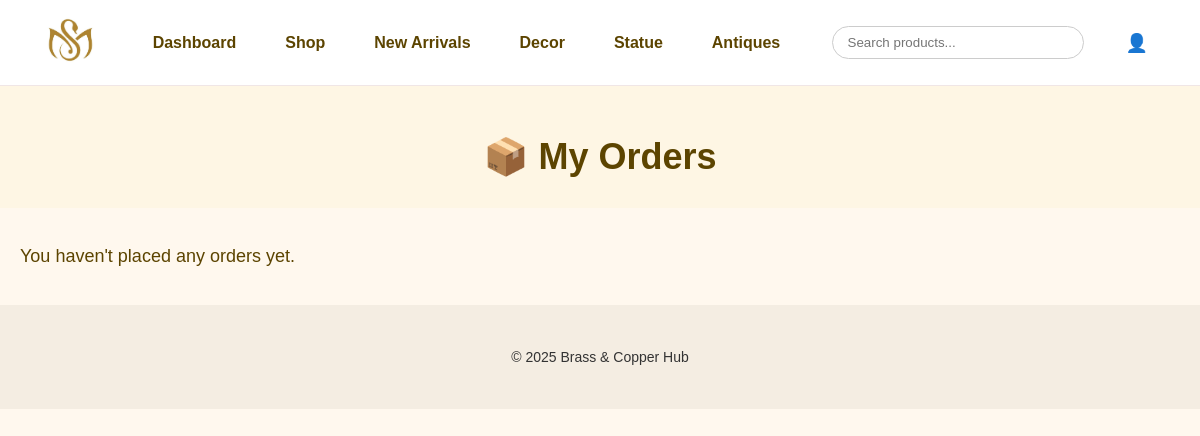
Page /purchase_history.php (signed in) on the earlier database version.
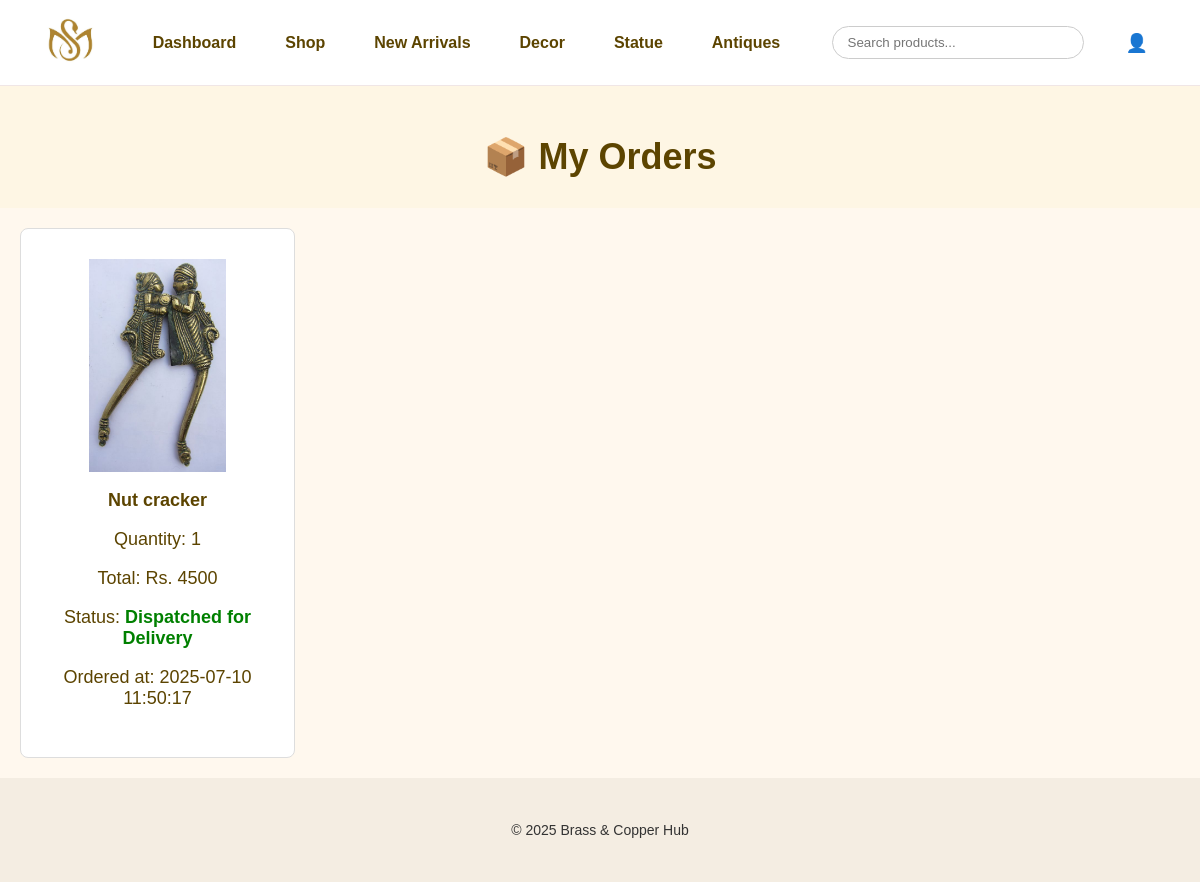
Same page on the later database version.
### tables this page shows
CREATE TABLE `purchases` (
  `id` int(11) NOT NULL,
  `user_id` int(11) NOT NULL,
  `product_id` int(11) NOT NULL,
  `quantity` int(11) NOT NULL,
  `price` decimal(10,2) NOT NULL,
  `purchase_date` datetime NOT NULL DEFAULT current_timestamp(),
  `status` varchar(50) NOT NULL DEFAULT 'Pending',
  `shipping_name` varchar(100) NOT NULL,
  `shipping_address` text NOT NULL,
  `phone` varchar(20) NOT NULL,
  `payment_method` varchar(20) NOT NULL,
  `cancelled_by` varchar(10) DEFAULT NULL
);

CREATE TABLE `products` (
  `id` int(11) NOT NULL,
  `name` varchar(100) NOT NULL,
  `description` text DEFAULT NULL,
  `price` decimal(10,2) NOT NULL,
  `image` varchar(255) DEFAULT NULL,
  `category_id` int(11) DEFAULT NULL
);

### purchase_history.php (the view, shortened to what this page needs)
<?php
include 'db.php';
$user_id = $_SESSION['user_id'];
$sql = "SELECT p.id, pr.name, pr.price, pr.image, p.quantity, p.purchase_date, p.status, p.cancelled_by
        FROM purchases p
        JOIN products pr ON p.product_id = pr.id
        WHERE p.user_id = ? ORDER BY p.purchase_date DESC";
$stmt = $conn->prepare($sql);
$stmt->bind_param("i", $user_id);
$stmt->execute();
$result = $stmt->get_result();
?>
<!DOCTYPE html>
<html>
<head>
  <link rel="stylesheet" href="shop.css">
</head>
<body>
<?php include 'navbar.php'; ?>
<section class="shop-hero">
  <h1>📦 My Orders</h1>
</section>
<section class="product-grid">
  <?php if ($result->num_rows > 0): ?>
    <?php while ($order = $result->fetch_assoc()): ?>
      <div class="product-card">
         <div class="product-image-wrapper">
        <img src="image/<?php echo htmlspecialchars($order['image']); ?>" alt="<?php echo htmlspecialchars($order['name']); ?>">
    </div>
        <h3><?php echo htmlspecialchars($order['name']); ?></h3>
        <p>Quantity: <?php echo $order['quantity']; ?></p>
        <p>Total: Rs. <?php echo $order['price'] * $order['quantity']; ?></p>
      <p>Status:
  <strong>
    <?php
      if ($order['status'] === 'Cancelled') {
          if ($order['cancelled_by'] === 'user') {
              echo '<span style="color: red;">You Cancelled This Order</span>';
          } else {
              echo '<span style="color: orange;">Cancelled by Admin</span>';
          }
      } elseif ($order['status'] === 'Dispatched') {
          echo '<span style="color: green;">Dispatched for Delivery</span>';
      } else {
          echo htmlspecialchars($order['status']);
      }
    ?>
  </strong>
</p>
        <p>Ordered at: <?php echo $order['purchase_date']; ?></p>
      </div>
    <?php endwhile; ?>
  <?php else: ?>
    <p>You haven't placed any orders yet.</p>
  <?php endif; ?>
</section>
<footer class="footer">
  <p>© 2025 Brass & Copper Hub</p>
</footer>
</body>
</html>

### navbar.php (shortened to what this page needs)
<?php
$isUserLoggedIn = isset($_SESSION['user_id']) && $_SESSION['role'] === 'user';
?>
<header class="navbar">
  <div class="logo">
    <a href="index.php">
      <img src="image/itis.jpg" alt="logo" class="logo-img">
    </a>
  </div>
  <nav class="nav-menu">
    <?php if ($isUserLoggedIn): ?>
      <a href="dashboard.php" class="nav-link">Dashboard</a>
    <?php endif; ?>
    <a href="shop.php" class="nav-link">Shop</a>
    <a href="newarrivals.php" class="nav-link">New Arrivals</a>
    <a href="decor.php" class="nav-link">Decor</a>
    <a href="statue.php" class="nav-link">Statue</a>
    <a href="antiques.php" class="nav-link">Antiques</a>
  </nav>
  <div class="search-cart-profile">
    <input type="text" placeholder="Search products..." class="search-bar" />
    <div class="dropdown profile-dropdown">
      <div class="profile-toggle">
        <span class="profile-icon">👤</span>
      </div>
    </div>
  </div>
</header>

### shop.css (style rules this page uses)
body { margin: 0; font-family: Arial, sans-serif; background-color: #fff8ee; color: #5c4400; font-size: 18px; }
.navbar { display: flex; align-items: center; justify-content: space-between; padding: 10px 40px; background-color: #fff; border-bottom: 1px solid #f0e6e6; gap: 20px; flex-wrap: nowrap; position: sticky; top: 0; z-index: 1000; }
.logo-img { height: 60px; width: auto; object-fit: contain; }
.nav-menu { display: flex; gap: 25px; align-items: center; flex-wrap: nowrap; }
.nav-link { text-decoration: none; color: #5c4400; font-weight: 600; font-size: 16px; cursor: pointer; padding: 8px 12px; border-radius: 5px; transition: background-color 0.3s; }
.search-cart-profile { display: flex; align-items: center; gap: 20px; min-width: 0; flex-wrap: nowrap; }
.search-bar { padding: 8px 15px; border-radius: 20px; border: 1px solid #ccc; width: 220px; transition: box-shadow 0.3s ease; }
.profile-dropdown { position: relative; display: inline-block; margin-left: 10px; }
.profile-toggle { display: inline-flex; align-items: center; gap: 8px; padding: 8px 12px; cursor: pointer; border-radius: 5px; }
.profile-dropdown::after { content: ''; position: absolute; width: 100%; height: 15px; bottom: -10px; left: 0; background: transparent; }
.shop-hero { text-align: center; padding: 20px 20px; background-color: #fef6e4; color: #5c4400; }
.shop-hero h1 { font-size: 36px; margin-bottom: 10px; }
.product-grid { display: grid; grid-template-columns: repeat(auto-fill, minmax(270px, 1fr)); gap: 20px; justify-content: center; padding: 20px; max-width: 1200px; margin: 0 auto; }
.product-card { border: 1px solid #ddd; padding: 30px; border-radius: 8px; background-color: #fff; transition: transform 0.2s; text-align: center; }
.product-image-wrapper { background-color: #fff; aspect-ratio: 1 / 1; overflow: hidden; margin-bottom: 15px; border-radius: 6px; }
.product-image-wrapper img { width: 100%; height: 100%; object-fit: contain; object-position: center; }
.product-card h3 { font-size: 18px; margin-bottom: 10px; color: #5c4400; }
.footer { text-align: center; padding: 30px; background: #f4ede2; color: #333; font-size: 14px; }

Differences in the rows shown:
added purchases: product.image (picture), product.name "Nut cracker", quantity "1", $order['price'] * $order['quantity'] "4500", status "Dispatched for Delivery", purchase_date "2025-07-10 11:50:17"
Other differences:
text no longer shown: "You haven't placed any orders yet."
